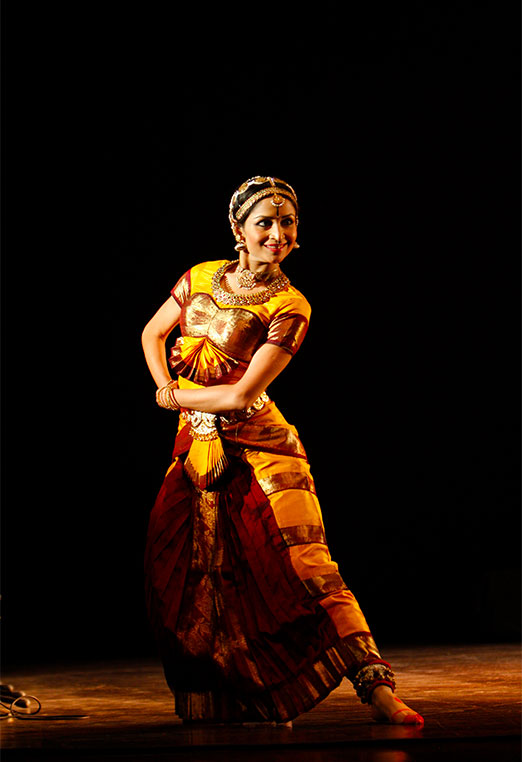
#> input picture check2.jpg, 522 x 762 px, given in place of bay.jpg, which was not available
$ jupyter execute image.ipynb   (text cells are left out)
#> lines starting #> are read from the running program, lines starting #| are printed output that depends on the picture; pictures that were not available may be replaced by others from this repository, and a replacement may not be noted
[cell 1]
import matplotlib.pyplot as plt
import matplotlib.image as mpimg

[cell 2]
img = mpimg.imread(r"C:\Users\Sirisha\Downloads\bay.jpg")
#> img is the input picture: shape (762, 522, 3); mean R, G, B 29.7, 13.9, 5.2
img

[cell 3]
type(img)

[cell 4]
img.shape
#> Out = (762, 522, 3)

[cell 5]
img.size
#> Out = 1193292

[cell 6]
img.ndim
#> Out = 3

[cell 7]
plt.imshow(img)

[cell 8]
plt.imshow(img[10:,40:210])
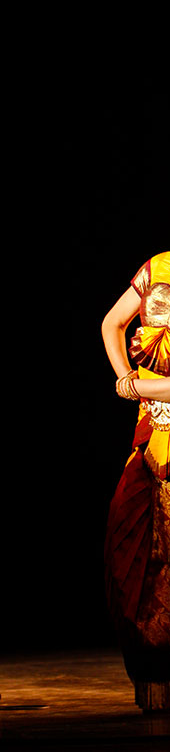
#> shown: shape (752, 170, 3); mean R, G, B 27.2, 14, 5.5

[cell 9]
import cv2

[cell 10]
img_c = cv2.imread(r"C:\Users\Sirisha\Downloads\bay.jpg")

[cell 11]
plt.imshow(img_c[10:,40:210])
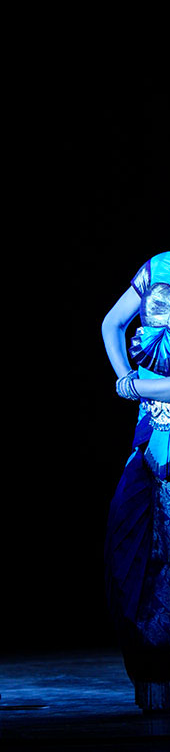
#> shown: shape (752, 170, 3); mean R, G, B 5.5, 14, 27.2

[cell 12]
cv2.imshow("Image_CV",img_c)
cv2.waitKey()

[cell 13]
img_rgb = cv2.cvtColor(img_c, cv2.COLOR_RGB2BGR)
plt.imshow(img_rgb)

[cell 14]
plt.imshow(img_rgb[10:,40:210])

[cell 15]
plt.imshow(img_c)

[cell 16]
img_gray = cv2.cvtColor(img_rgb, cv2.COLOR_BGR2GRAY)
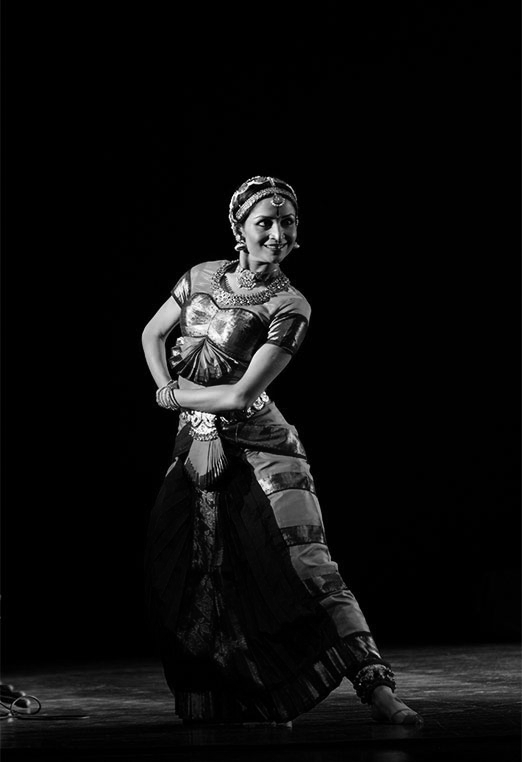
#> img_gray: shape (762, 522); min 0, max 255, mean 13.2
plt.imshow(img_gray)

[cell 17]
img_gray.size
#> Out = 397764

[cell 18]
img_c.size , img_rgb[10:,40:210].size
#> Out = (1193292, 383520)

[cell 19]
img_rgb.size
#> Out = 1193292

[cell 20]
plt.imshow(cv2.blur(img_rgb, (5,5)))
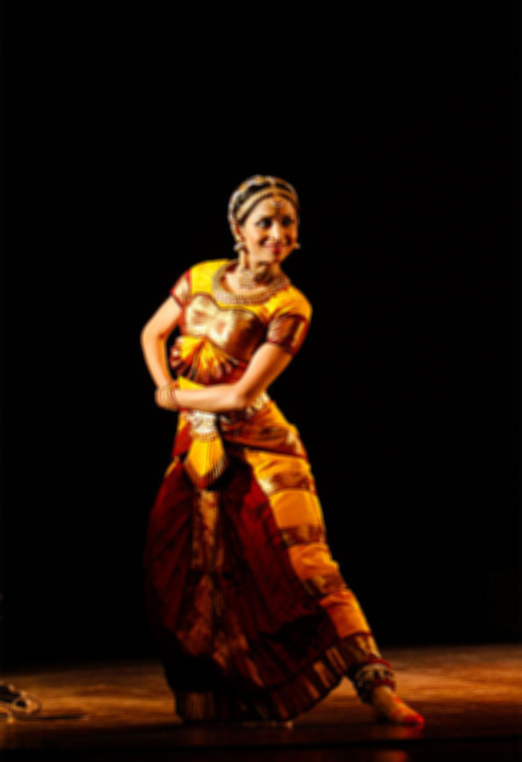
#> shown: shape (762, 522, 3); mean R, G, B 29.6, 13.9, 5.2

[cell 21]
plt.imshow(cv2.Canny(img_rgb, 10,10))
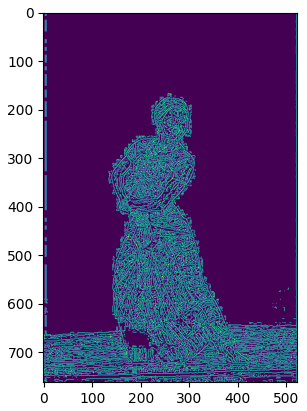
#> figure drawn by matplotlib, 1 panel

[cell 22]
a=cv2.threshold(img_rgb, 5,5, cv2.THRESH_BINARY)

[cell 23]
plt.imshow(a[1])

[cell 24]
plt.imshow(img)

[cell 25]
plt.imshow(img[10:185,42:209])

[cell 26]
import matplotlib.pyplot as plt
import matplotlib.image as mpimg

[cell 27]
img = mpimg.imread('check.jpg')
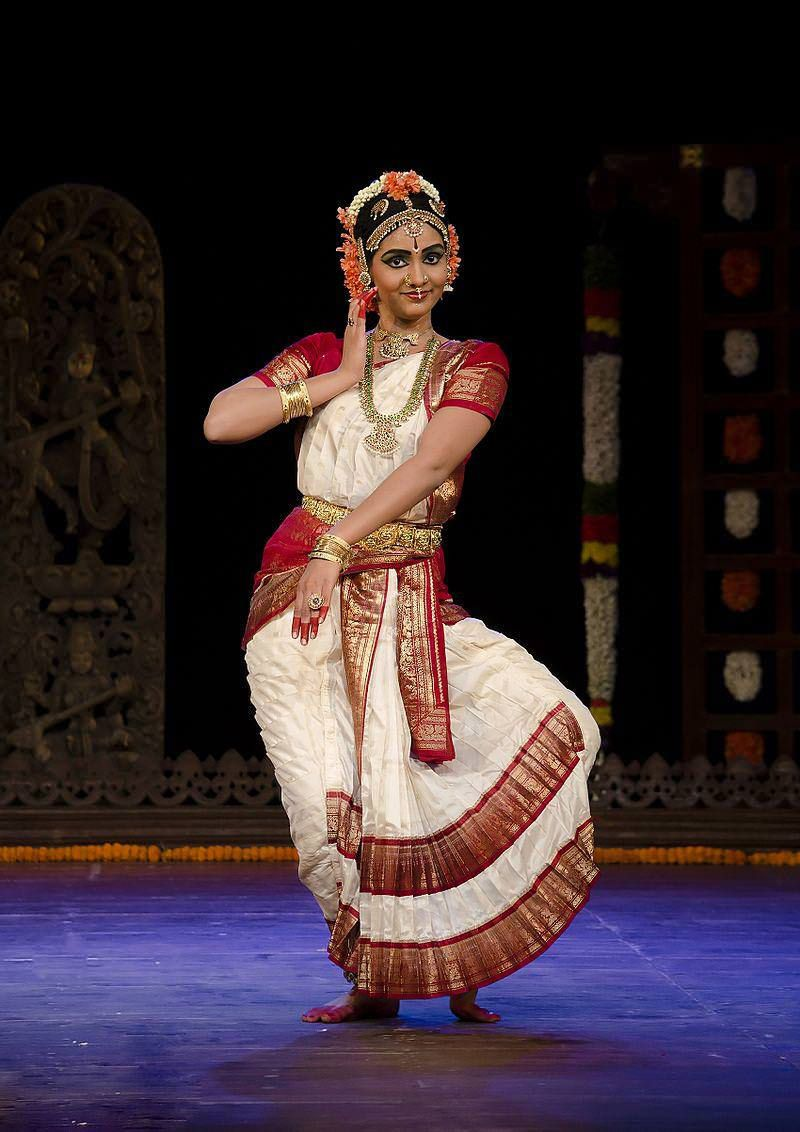
#> input picture check.jpg, 800 x 1132 px
#> img is the input picture: shape (1132, 800, 3); mean R, G, B 56.3, 42.4, 48.7
img

[cell 28]
type(img)

[cell 29]
import cv2

[cell 30]
img1 = cv2.imread('check.jpg')
img1
